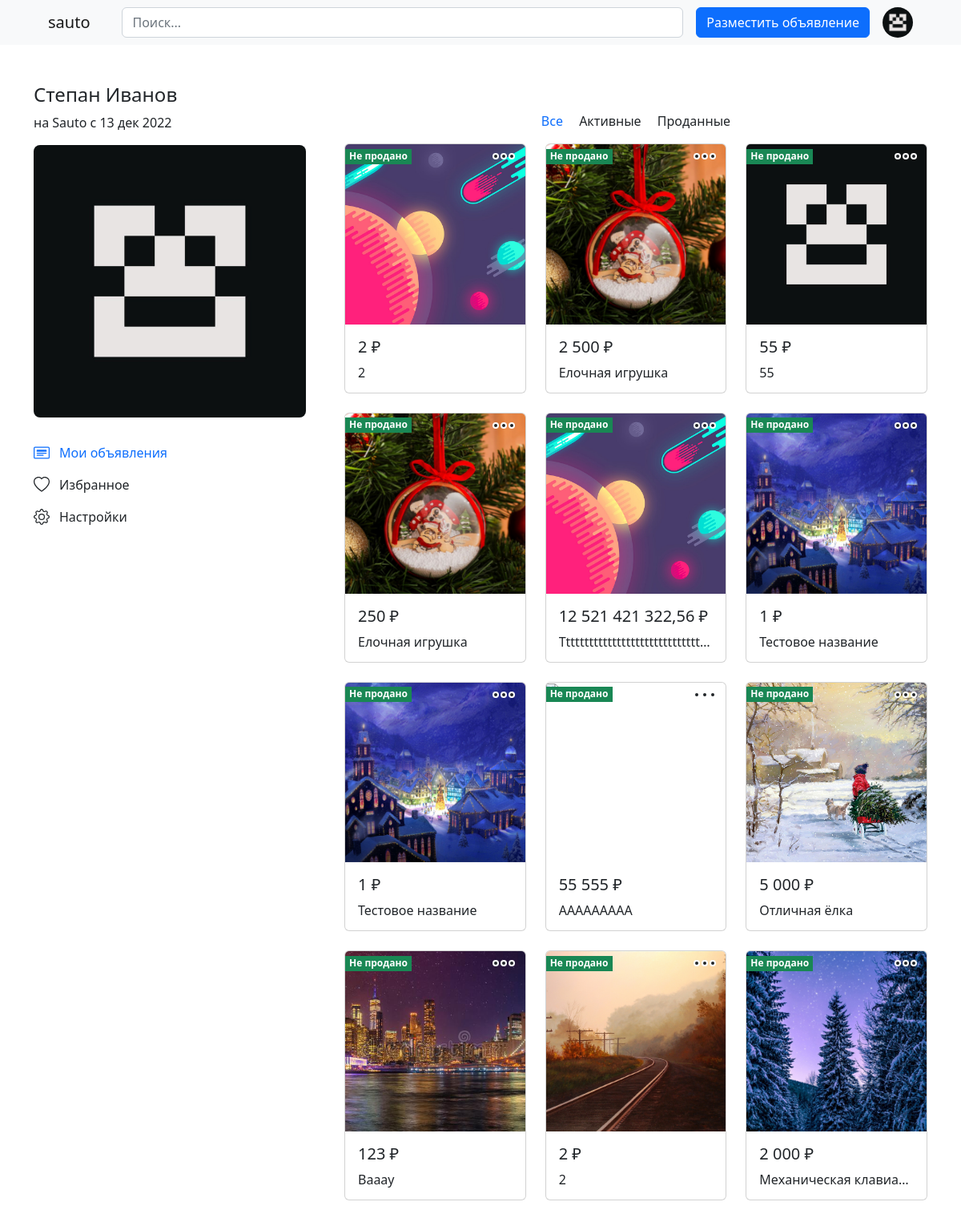
/profile/announcements/1/ (signed in), run on an earlier commit of the app's database.
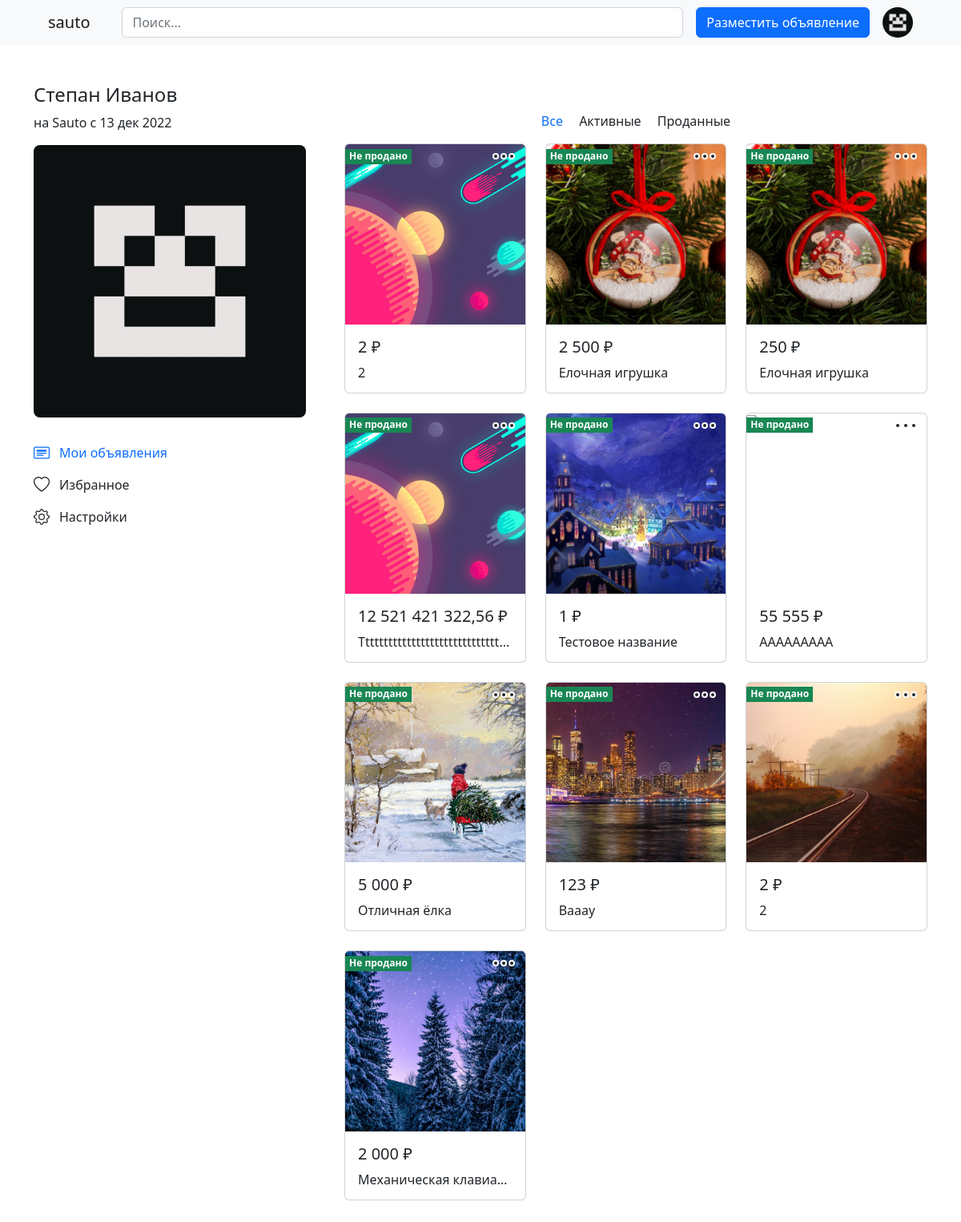
And on a later commit of the database.
### accounts/models.py (models this page shows, shortened)
class User(AbstractBaseUser):
    email = models.EmailField(verbose_name="адрес электронной почты", max_length=260, unique=True)
    first_name = models.CharField(verbose_name="имя", max_length=150)
    last_name = models.CharField(verbose_name="фамилия", max_length=150)
    profile_image = models.ImageField(verbose_name="изображение профиля", upload_to=_get_profile_image_filepath, null=True, blank=True, default=_get_default_profile_image)
    date_joined = models.DateTimeField(verbose_name="дата регистрации", auto_now_add=True)
    last_login = models.DateTimeField(verbose_name="последний вход", auto_now=True)
    is_active = models.BooleanField(verbose_name="активный", default=True)
    is_staff = models.BooleanField(verbose_name="статус персонала", default=False)
    is_admin = models.BooleanField(verbose_name="статус администратора", default=False)
    is_superuser = models.BooleanField(verbose_name="статус суперпользователя", default=False)
    is_email_verified = models.BooleanField(verbose_name="статус проверенной электронной почты", default=False)
    last_password_updated = models.DateTimeField(verbose_name="последнее обновление пароля", auto_now=True)
    objects = UserManager()
    USERNAME_FIELD = 'email'
    REQUIRED_FIELDS = ['first_name', 'last_name']
    class Meta:
        verbose_name = 'пользователь'
        verbose_name_plural = 'пользователи'

### announcement/models.py (models this page shows, shortened)
class Announcement(models.Model):
    CATEGORIES = (
        (None, 'Не выбрано'),
        (0, 'Прочее'),
        (1, 'Женский гардероб'),
        (2, 'Мужской гардероб'),
        (3, 'Детский гардероб'),
        (4, 'Детские товары'),
        (5, 'Хэндмейд'),
        (6, 'Телефоны и планшеты'),
        (7, 'Фото и видеокамеры'),
        (8, 'Компьютерная техника'),
        (9, 'ТВ, аудио, видео'),
        (10, 'Бытовая техника'),
        (11, 'Для дома и дачи'),
        (12, 'Стройматериалы и инструменты'),
        (13, 'Красота и здоровье'),
        (14, 'Спорт и отдых'),
        (15, 'Хобби и развлечения'),
    )
    CONDITION = (
        (None, 'Не выбрано'),
        (0, 'БУ'),
        (1, 'Новое')
    )
    TYPE_ANNOUNCEMENT = (
        (None, 'Не выбрано'),
        (0, 'Продаю свое'),
        (1, 'Приобрел на продажу'),
        (2, 'Магазин'),
    )
    COMMUNICATION_METHOD = (
        (0, 'Адрес электронной почты'),
        (1, 'Имя пользователя телеграм'),
        (2, 'Номер телефона')
    )
    seller = models.ForeignKey(Seller, verbose_name="продавец", on_delete=models.CASCADE)
    category = models.IntegerField(verbose_name="категория", choices=CATEGORIES)
    condition = models.IntegerField(verbose_name="состояние", choices=CONDITION)
    type_announcement = models.IntegerField(verbose_name="тип объявления", choices=TYPE_ANNOUNCEMENT)
    name = models.CharField(verbose_name="название", max_length=50)
    price = models.DecimalField(verbose_name="цена", max_digits=13, decimal_places=2, validators=[MinValueValidator(0.01)])
    description = models.CharField(verbose_name="описание", max_length=3000, blank=True, null=True)
    sold = models.BooleanField(verbose_name="продано", default=False)
    latitude = models.FloatField(verbose_name="широта")
    longitude = models.FloatField(verbose_name="долгота")
    date_created = models.DateTimeField(verbose_name="дата создания", auto_now_add=True)
    date_updated = models.DateTimeField(verbose_name="дата изменения", auto_now_add=True)
    communication_method = models.IntegerField(verbose_name="способ связи", choices=COMMUNICATION_METHOD, default=0)
    class Meta:
        verbose_name = 'объявление'
        verbose_name_plural = 'объявления'
        ordering = ('-date_created', )

class AnnouncementImage(models.Model):
    announcement = models.ForeignKey(Announcement, verbose_name="объявление",  on_delete=models.CASCADE)
    image = models.ImageField(verbose_name="изображение", upload_to=_get_announcement_sale_image_filepath)
    class Meta:
        verbose_name = 'изображение объявления'
        verbose_name_plural = 'изображения объявлений'

### userprofile/views.py (the view)
# urls.py: path('announcements/<int:user_pk>/', views.user_announcements, name='user-announcements'),
def user_announcements(request, user_pk):
    user = User.objects.get(id=user_pk)
    seller = Seller.objects.get(user=user)
    announcements = Announcement.objects.filter(seller=seller)
    if request.method == 'GET':
        if (request.GET.get('search')
                or request.GET.get('all')
                    or request.GET.get('filter_by_seller_and_sold')):
            response = form_announcements_and_images(request, announcements)
            return JsonResponse(response._asdict())
    page_announcements, paginator = paginate_announcements(request, announcements)
    images = AnnouncementImage.objects.filter(
        announcement__in=page_announcements)
    context = {
        'user': user,
        'announcements': page_announcements,
        'paginator': paginator,
        'images': images,
    }
    return render(request, 'userprofile/user-announcements.html', context)

### announcement/utils.py (called while the page is built)
def paginate_announcements(request, announcements: QuerySet) -> tuple[Page, Paginator]:
    paginator = Paginator(announcements, 32)
    page = request.GET.get('page')
    page_announcements = paginator.get_page(page)
    return page_announcements, paginator

### userprofile/templates/userprofile/user-announcements.html (shortened to what this page needs)
{% extends 'announcement/base.html' %}
{% load static %}
{% block search %}
<input type="search" name="q" class="form-control" placeholder="Поиск...">
{% endblock %}
{% block content %}
<link rel="stylesheet" href="{% static 'css/announcement/announcements.css' %}">
<div class="container my-5">
    <div class="row gx-5">
        <div class="col-12 col-xl-4 col-xxl-3 mb-4">
            {% if request.user.id == user.id %}
            {% include 'userprofile/this-user-sidebar.html' with active='announcements' %}
            {% else %}
            {% include 'userprofile/user-sidebar.html' with active='announcements' %}
            {% endif %}
        </div>
        <div class="col-12 col-xl-8 col-xxl-9">
            <div style="height: 35.28px;"></div>
            <div class="mb-3 text-center">
                <span class="link-primary pointer mx-2 sold-btn" data-value="all" data-user="{{ user.id }}">Все</span>
                <span class="dark-link pointer mx-2 sold-btn" data-value="false"
                    data-user="{{ user.id }}">Активные</span>
                <span class="dark-link pointer mx-2 sold-btn" data-value="true"
                    data-user="{{ user.id }}">Проданные</span>
            </div>
            <div class="announcement-cards">
                {% include 'announcement/announcement-cards.html' %}
            </div>
        </div>
    </div>
</div>
{% endblock %}

### announcement/templates/announcement/base.html (shortened to what this page needs)
<!DOCTYPE html>
{% load static %}
<html lang="en">
<head>
    <link href="https://cdn.jsdelivr.net/npm/bootstrap@5.2.2/dist/css/bootstrap.min.css" rel="stylesheet"
>
    <link rel="stylesheet" href="{% static 'css/styles.css' %}">
</head>
<body>
    <div class="toast-container position-fixed top-0 start-50 translate-middle-x p-3">
    </div>
    <nav class="navbar navbar-expand-lg bg-light">
        <div class="container-fluid">
            <a class="navbar-brand ms-3 ms-lg-5" href="{% url 'announcements' %}">sauto</a>
            <div class="collapse navbar-collapse my-4 my-lg-0" id="navbarSupportedContent">
                <div class="container-fluid input-group ps-3 ps-lg-4 pe-3 pe-lg-0 me-3">
                    {% block search %}{% endblock %}
                </div>
                <a href="{% url 'add-announcement' %}" class="btn btn-primary ms-3 ms-lg-0 mt-3 mt-lg-0"
                    style="white-space: nowrap;">Разместить объявление</a>
                {% if request.user.is_authenticated %}
                <div class="dropdown ms-3 me-5 mt-3 mt-lg-0" bis_skin_checked="1">
                    <a href="#" class="d-block link-dark text-decoration-none" data-bs-toggle="dropdown"
                        aria-expanded="false">
                        <img src="{{ user.profile_image.url }}" alt="..." width="38" height="38" class="rounded-circle">
                    </a>
                </div>
                {% else %}
                <a href="{% url 'login-user' %}" class="btn btn-outline-primary ms-3 me-5 mt-3 mt-lg-0">Войти</a>
                {% endif %}
            </div>
        </div>
    </nav>
    {% block content %}
    {% endblock %}
</body>
</html>

### userprofile/templates/userprofile/this-user-sidebar.html (shortened to what this page needs)
{% load static %}
<link rel="stylesheet" href="{% static 'css/userprofile/profile-img.css' %}">
<link rel="stylesheet" href="{% static 'css/dnd-area.css' %}">
<link rel="stylesheet" href="{% static 'css/announcement/image-validation.css' %}">
<h4 class="mb-2">{{ user.first_name }} {{ user.last_name }}</h4>
<p class="mb-3">на Sauto с {{ user.date_joined|date:"d b Y" }}</p>
<div class="ratio mb-4">
    <div class="ratio-inner ratio-1-1">
        <div class="ratio-content profile-img-container">
            <img src="{{ user.profile_image.url }}" alt="..." class="rounded-3 img-100">
        </div>
    </div>
</div>
<ul class="list-unstyled mb-0">
    <li><a class="dropdown-item d-flex align-items-center gap-2 py-2 {% if active == 'announcements' %}link-primary{% else %}dark-link{% endif %}"
            href="{% url 'user-announcements' request.user.id %}">
            Мои объявления
        </a></li>
    <li><a class="dropdown-item d-flex align-items-center gap-2 py-2 dark-link {% if active == 'favorites' %}link-primary{% else %}dark-link{% endif %}"
            href="{% url 'user-favorites' %}">
            Избранное
        </a></li>
    <li><a class="dropdown-item d-flex align-items-center gap-2 py-2 {% if active == 'settings' %}link-primary{% else %}dark-link{% endif %}"
            href="{% url 'user-settings' %}">
            Настройки
        </a></li>
</ul>

### announcement/templates/announcement/announcement-cards.html (shortened to what this page needs)
{% load static %}
<div class="row row-cols-1 row-cols-sm-2 row-cols-md-3 row-cols-xxl-4 g-4 mb-3" data-active-sold-status="">
    {% for announcement in announcements %}
    {% if request.user.id == announcement.seller.user.id %}
    {% include 'announcement/this-user-announcement-card.html' %}
    {% else %}
    {% include 'announcement/announcement-card.html' %}
    {% endif %}
    {% endfor %}
</div>

### announcement/templates/announcement/this-user-announcement-card.html (shortened to what this page needs)
<div class="col" data-announcement="{{ announcement.pk }}">
    <div class="announcement-edit-btn-container">
        <a href="#" class="d-block link-dark text-decoration-none announcement-edit-btn" data-bs-toggle="dropdown"
            aria-expanded="false">
            <svg xmlns="http://www.w3.org/2000/svg" width="32" height="32" fill="#212528" stroke="#fff"
                class="bi bi-three-dots" viewBox="0 0 16 16">
                <path
                    d="M3 9.5a1.5 1.5 0 1 1 0-3 1.5 1.5 0 0 1 0 3zm5 0a1.5 1.5 0 1 1 0-3 1.5 1.5 0 0 1 0 3zm5 0a1.5 1.5 0 1 1 0-3 1.5 1.5 0 0 1 0 3z" />
            </svg>
        </a>
        {% if announcement.sold %}
        <span class="sold-status sold-status-true fw-semibold">Продано</span>
        {% else %}
        <span class="sold-status sold-status-false fw-semibold">Не продано</span>
        {% endif %}
    </div>
    <a href="{% url 'show-announcement' announcement.pk %}" class="text-decoration-none text-dark">
        <div class="card" style="overflow: hidden;">
            <div class="ratio">
                <div class="ratio-inner ratio-1-1">
                    <div class="ratio-content">
                        {% for image in images %}
                        {% if image.announcement == announcement %}
                        <img src="{{ image.image.url }}" class="img-100" alt="...">
                        {% endif %}
                        {% endfor %}
                    </div>
                </div>
            </div>
            <div class="card-body">
                <h5 class="card-title">{{ announcement.price|floatformat:"-2g" }} ₽</h5>
                <div class="card-truncate-text-container">
                    <div class="card-truncate-text">
                        {{ announcement.name }}
                    </div>
                </div>
            </div>
        </div>
    </a>
</div>

### static/css/styles.css (style rules this page uses)
.pointer { cursor: pointer; }
.ratio { width: 100%; overflow: hidden; }
.ratio-inner { position: relative; height: 0; border: none; }
.ratio-content { position: absolute; top: 0; right: 0; bottom: 0; left: 0; }
.ratio-1-1 { padding-top: 100%; }
.img-100 { width: 100%; height: 100%; object-fit: cover; }
.dark-link { color: #212529; }

### static/css/announcement/announcements.css (style rules this page uses)
.card-truncate-text-container { width: 100%; height: 21px; }
.card-truncate-text { white-space: nowrap; overflow: hidden; text-overflow: ellipsis; }
.announcement-edit-btn-container { position: relative; }
.announcement-edit-btn { position: absolute; right: 0; padding-left: 0.7rem; padding-right: 0.7rem; z-index: 2; }
.sold-status { position: absolute; top: 6.5px; left: 1px; z-index: 2; font-size: 12px; padding-left: 5px; padding-right: 5px; padding-bottom: 1px; color: #fff; }
.sold-status-false { background: #198754; }

### static/css/userprofile/profile-img.css (style rules this page uses)
.profile-img-container { display: flex; justify-content: center; align-items: center; }

What changed in the data, as far as the page shows it:
removed Announcement: sold "Не продано", price "55", name "55"
removed AnnouncementImage: image (picture), shown under "55"
removed Announcement: sold "Не продано", price "1", name "Тестовое название"
removed AnnouncementImage: image (picture), shown under "1"
